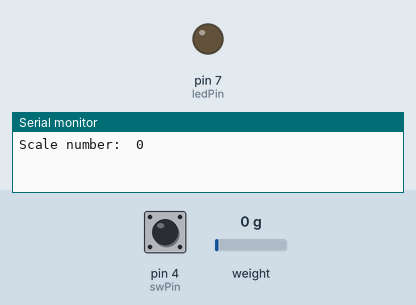
A sketch run on a simulated Arduino Uno, built with avr-gcc and run on an emulated ATmega328P. Parts: output pins drawn as LEDs (lit = HIGH), the last lines printed to the serial monitor. The test bench sets the inputs (shaded band); at power-on: weight on the scale 0 g, pin 4 (swPin) HIGH.

Above: at 2.2 s.
2.3 s: weight on the scale set to 51 g
4.2 s: weight on the scale set to 57 g
At 6.2 s:
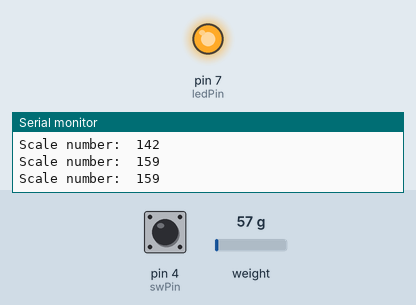
Timing chart, 0 to 7.7 s (numbered marks = the images above; inputs shaded):
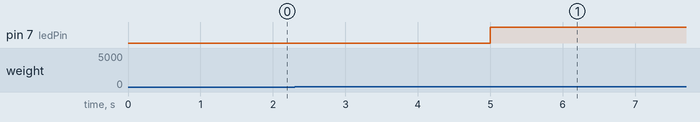

The sketch:

combine_scale_rotary.ino
```cpp
/*
 * rotary_encoder接線
 * https://osoyoo.com/zh/2017/09/30/arduino-lesson-rotary-encoder/?fbclid=IwAR24G4TNoqdnQnoP9RbSEXdUuArinGbcMKlczrmfZ9kYzpCSjf4QF7IsiGA
 *
 */
#include "HX711.h"

#define ledPin 7

const int clkPin= 2; //the clk attach to pin2
const int dtPin= 3; //the dt attach to pin3
const int swPin= 4 ;//the number of the button

const int DT_PIN = 6;
const int SCK_PIN = 5;
const int sample_weight =150;  //基準物品的真實重量(公克)

float scale_factor = 0;

int encoderVal = 0;

HX711 scale;

void setup()
{
  //set clkPin,dePin,swPin as INPUT
  pinMode(clkPin, INPUT);
  pinMode(dtPin, INPUT);
  pinMode(swPin, INPUT);
  pinMode(ledPin, OUTPUT);

  scale.begin(DT_PIN, SCK_PIN);
  scale.set_scale();  // 開始取得比例參數
  scale.tare();

  digitalWrite(swPin, HIGH);
  digitalWrite(ledPin, LOW);
  Serial.begin(9600); // initialize serial communications at 9600 bps
}

void loop()
{
  scale_factor = getWeight();

  if(digitalRead(swPin) == LOW)//if button pull down
  {
   encoderVal = 0;
  }
  if(scale_factor>150)
  {
    digitalWrite(ledPin, HIGH);
  }
  while(scale_factor>300)
  {
   int change = getEncoderTurn();
   encoderVal = encoderVal + change;
   Serial.println(encoderVal); //print the encoderVal on the serial monitor
  }

   Serial.print("Scale number:  ");
   Serial.println(scale_factor,0);  // 顯示比例參數，記起來，以便用在正式的程式中

}
int getWeight(void)
{
  float current_weight=scale.get_units(10);  // 取得10次數值的平均
  float scale_factor=(current_weight/sample_weight);
  return scale_factor;
}
int getEncoderTurn(void)
{
  static int oldA = HIGH; //set the oldA as HIGH
  static int oldB = HIGH; //set the oldB as HIGH
  int result = 0;
  int newA = digitalRead(dtPin);//read the value of clkPin to newA
  int newB = digitalRead(clkPin);//read the value of dtPin to newB


  if (newA != oldA || newB != oldB) //if the value of clkPin or the dtPin has changed
  {
    // something has changed
    if (oldB == HIGH && newB == LOW)
    {
      result = (oldA * 2 - 1);
    }
  }
  oldA = newA;
  oldB = newB;
  //Serial.println(newB);
  //Serial.println(newA);
  return result;
}
```

Measured:
- the behaviour switches between 53 and 54 g on weight on the scale (found by bisection; images 0 and 1)
- after the input at 4.2 s, pin 7 (ledPin): LOW → HIGH after 0.80 s
